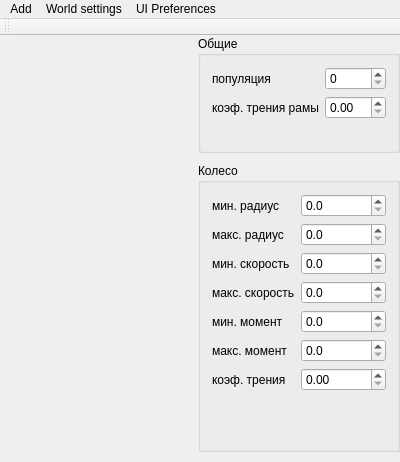
<?xml version="1.0" encoding="UTF-8"?>
<ui version="4.0">
 <class>MainWindow</class>
 <widget class="QMainWindow" name="MainWindow">
  <property name="geometry">
   <rect>
    <x>0</x>
    <y>0</y>
    <width>400</width>
    <height>462</height>
   </rect>
  </property>
  <property name="windowTitle">
   <string>MainWindow</string>
  </property>
  <widget class="QWidget" name="centralWidget">
   <layout class="QHBoxLayout" name="horizontalLayout" stretch="1,0">
    <property name="spacing">
     <number>0</number>
    </property>
    <property name="leftMargin">
     <number>0</number>
    </property>
    <property name="topMargin">
     <number>0</number>
    </property>
    <property name="rightMargin">
     <number>0</number>
    </property>
    <property name="bottomMargin">
     <number>0</number>
    </property>
    <item>
     <widget class="QWidget" name="graphWidget" native="true"/>
    </item>
    <item>
     <widget class="QWidget" name="parametersWidget" native="true">
      <layout class="QVBoxLayout" name="verticalLayout_2" stretch="0,1">
       <property name="spacing">
        <number>10</number>
       </property>
       <property name="leftMargin">
        <number>0</number>
       </property>
       <property name="topMargin">
        <number>0</number>
       </property>
       <property name="rightMargin">
        <number>0</number>
       </property>
       <property name="bottomMargin">
        <number>10</number>
       </property>
       <item>
        <widget class="QGroupBox" name="gbParameters">
         <property name="title">
          <string>Общие</string>
         </property>
         <layout class="QFormLayout" name="formLayout">
          <item row="1" column="0">
           <widget class="QLabel" name="label">
            <property name="text">
             <string>популяция</string>
            </property>
           </widget>
          </item>
          <item row="1" column="1">
           <widget class="QSpinBox" name="sbPopulation">
            <property name="maximum">
             <number>10000</number>
            </property>
           </widget>
          </item>
          <item row="3" column="0">
           <widget class="QLabel" name="label_2">
            <property name="text">
             <string/>
            </property>
           </widget>
          </item>
          <item row="2" column="0">
           <widget class="QLabel" name="label_10">
            <property name="text">
             <string>коэф. трения рамы</string>
            </property>
           </widget>
          </item>
          <item row="2" column="1">
           <widget class="QDoubleSpinBox" name="doubleSpinBox_8">
            <property name="maximum">
             <double>10.000000000000000</double>
            </property>
            <property name="singleStep">
             <double>0.100000000000000</double>
            </property>
           </widget>
          </item>
         </layout>
        </widget>
       </item>
       <item>
        <widget class="QGroupBox" name="groupBox">
         <property name="title">
          <string>Колесо</string>
         </property>
         <layout class="QFormLayout" name="formLayout_2">
          <item row="0" column="0">
           <widget class="QLabel" name="label_3">
            <property name="text">
             <string>мин. радиус</string>
            </property>
           </widget>
          </item>
          <item row="0" column="1">
           <widget class="QDoubleSpinBox" name="doubleSpinBox">
            <property name="decimals">
             <number>1</number>
            </property>
            <property name="maximum">
             <double>10000.000000000000000</double>
            </property>
           </widget>
          </item>
          <item row="1" column="0">
           <widget class="QLabel" name="label_4">
            <property name="text">
             <string>макс. радиус</string>
            </property>
           </widget>
          </item>
          <item row="1" column="1">
           <widget class="QDoubleSpinBox" name="doubleSpinBox_2">
            <property name="decimals">
             <number>1</number>
            </property>
            <property name="maximum">
             <double>10000.000000000000000</double>
            </property>
           </widget>
          </item>
          <item row="2" column="0">
           <widget class="QLabel" name="label_7">
            <property name="text">
             <string>мин. скорость</string>
            </property>
           </widget>
          </item>
          <item row="2" column="1">
           <widget class="QDoubleSpinBox" name="doubleSpinBox_3">
            <property name="decimals">
             <number>1</number>
            </property>
            <property name="maximum">
             <double>10000.000000000000000</double>
            </property>
           </widget>
          </item>
          <item row="3" column="0">
           <widget class="QLabel" name="label_5">
            <property name="text">
             <string>макс. скорость</string>
            </property>
           </widget>
          </item>
          <item row="3" column="1">
           <widget class="QDoubleSpinBox" name="doubleSpinBox_4">
            <property name="decimals">
             <number>1</number>
            </property>
            <property name="maximum">
             <double>10000.000000000000000</double>
            </property>
           </widget>
          </item>
          <item row="4" column="0">
           <widget class="QLabel" name="label_6">
            <property name="text">
             <string>мин. момент</string>
            </property>
           </widget>
          </item>
          <item row="4" column="1">
           <widget class="QDoubleSpinBox" name="doubleSpinBox_5">
            <property name="decimals">
             <number>1</number>
            </property>
            <property name="maximum">
             <double>10000.000000000000000</double>
            </property>
           </widget>
          </item>
          <item row="5" column="0">
           <widget class="QLabel" name="label_8">
            <property name="text">
             <string>макс. момент</string>
            </property>
           </widget>
          </item>
          <item row="5" column="1">
           <widget class="QDoubleSpinBox" name="doubleSpinBox_6">
            <property name="decimals">
             <number>1</number>
            </property>
            <property name="maximum">
             <double>10000.000000000000000</double>
            </property>
           </widget>
          </item>
          <item row="6" column="0">
           <widget class="QLabel" name="label_9">
            <property name="text">
             <string>коэф. трения</string>
            </property>
           </widget>
          </item>
          <item row="6" column="1">
           <widget class="QDoubleSpinBox" name="doubleSpinBox_7">
            <property name="maximum">
             <double>10.000000000000000</double>
            </property>
            <property name="singleStep">
             <double>0.100000000000000</double>
            </property>
           </widget>
          </item>
         </layout>
        </widget>
       </item>
      </layout>
     </widget>
    </item>
   </layout>
  </widget>
  <widget class="QMenuBar" name="menuBar">
   <property name="geometry">
    <rect>
     <x>0</x>
     <y>0</y>
     <width>400</width>
     <height>21</height>
    </rect>
   </property>
   <widget class="QMenu" name="menu">
    <property name="title">
     <string>Add</string>
    </property>
    <addaction name="addRandomCar"/>
   </widget>
   <widget class="QMenu" name="menu_2">
    <property name="title">
     <string>World settings</string>
    </property>
    <widget class="QMenu" name="menuWorld_physics">
     <property name="title">
      <string>World physics</string>
     </property>
     <addaction name="actionBody_friction_2"/>
     <addaction name="actionWheel_friction"/>
     <addaction name="actionGround_friction"/>
     <addaction name="actionWheel_torque"/>
    </widget>
    <widget class="QMenu" name="menuGenome_mixing">
     <property name="title">
      <string>Genome mixing</string>
     </property>
     <addaction name="actionPart"/>
     <addaction name="actionCar_mix_count"/>
    </widget>
    <widget class="QMenu" name="menuGenome_mutation">
     <property name="title">
      <string>Genome mutation</string>
     </property>
     <addaction name="actionMax_mutation_genome_count"/>
     <addaction name="actionWheel_mutation_rate"/>
    </widget>
    <widget class="QMenu" name="menuWheel_genome">
     <property name="title">
      <string>Wheel genome</string>
     </property>
     <addaction name="actionMin_radius"/>
     <addaction name="actionMax_radius"/>
     <addaction name="actionWheel_min_speed"/>
     <addaction name="actionWheel_speed"/>
    </widget>
    <addaction name="menuWorld_physics"/>
    <addaction name="menuGenome_mixing"/>
    <addaction name="menuGenome_mutation"/>
    <addaction name="menuWheel_genome"/>
    <addaction name="actionTrianglePower"/>
    <addaction name="actionCar_die_time"/>
    <addaction name="actionPopulation"/>
    <addaction name="separator"/>
    <addaction name="save"/>
   </widget>
   <widget class="QMenu" name="menu_3">
    <property name="title">
     <string>UI Preferences</string>
    </property>
    <addaction name="actionDrawHistoryGraph"/>
   </widget>
   <addaction name="menu"/>
   <addaction name="menu_2"/>
   <addaction name="menu_3"/>
  </widget>
  <widget class="QToolBar" name="mainToolBar">
   <attribute name="toolBarArea">
    <enum>TopToolBarArea</enum>
   </attribute>
   <attribute name="toolBarBreak">
    <bool>false</bool>
   </attribute>
  </widget>
  <action name="addRandomCar">
   <property name="text">
    <string>One more car</string>
   </property>
   <property name="shortcut">
    <string>Ctrl+N</string>
   </property>
  </action>
  <action name="actionWheel_friction">
   <property name="text">
    <string>wheel friction</string>
   </property>
  </action>
  <action name="actionGround_friction">
   <property name="text">
    <string>ground friction</string>
   </property>
  </action>
  <action name="actionBody_friction_2">
   <property name="text">
    <string>body friction</string>
   </property>
  </action>
  <action name="actionPart">
   <property name="text">
    <string>part</string>
   </property>
  </action>
  <action name="actionDynasties">
   <property name="text">
    <string>dynasties</string>
   </property>
  </action>
  <action name="actionCrosses">
   <property name="text">
    <string>crosses</string>
   </property>
  </action>
  <action name="actionMax_mutation_genome_count">
   <property name="text">
    <string>max mutation genome count</string>
   </property>
  </action>
  <action name="actionWheel_mutation_rate">
   <property name="text">
    <string>wheel mutation rate</string>
   </property>
  </action>
  <action name="actionMin_radius">
   <property name="text">
    <string>min radius</string>
   </property>
  </action>
  <action name="actionMax_radius">
   <property name="text">
    <string>max radius</string>
   </property>
  </action>
  <action name="actionCar_die_time">
   <property name="text">
    <string>Car die time</string>
   </property>
  </action>
  <action name="actionPopulation">
   <property name="text">
    <string>Population</string>
   </property>
  </action>
  <action name="actionWheel_torque">
   <property name="text">
    <string>wheel torque</string>
   </property>
  </action>
  <action name="actionWheel_speed">
   <property name="text">
    <string>max speed</string>
   </property>
  </action>
  <action name="actionWheel_min_speed">
   <property name="text">
    <string>min speed</string>
   </property>
  </action>
  <action name="actionMin_torque">
   <property name="text">
    <string>min torque</string>
   </property>
  </action>
  <action name="actionMax_torque">
   <property name="text">
    <string>max torque</string>
   </property>
  </action>
  <action name="actionCar_mix_count">
   <property name="text">
    <string>car mix count</string>
   </property>
  </action>
  <action name="actionTrianglePower">
   <property name="text">
    <string>trianglePower</string>
   </property>
  </action>
  <action name="save">
   <property name="text">
    <string>Save world state</string>
   </property>
  </action>
  <action name="actionDrawHistoryGraph">
   <property name="checkable">
    <bool>true</bool>
   </property>
   <property name="checked">
    <bool>true</bool>
   </property>
   <property name="text">
    <string>Draw history plots</string>
   </property>
  </action>
 </widget>
 <layoutdefault spacing="6" margin="11"/>
 <resources/>
 <connections/>
</ui>
